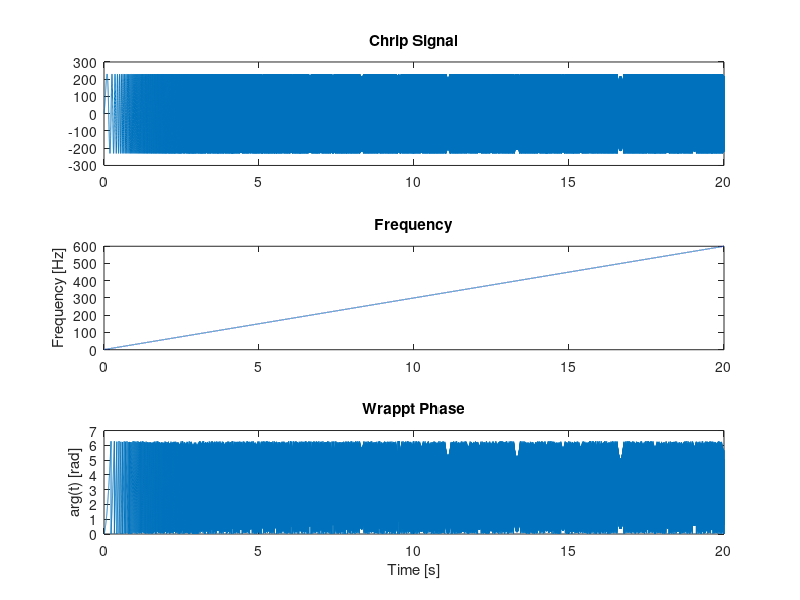
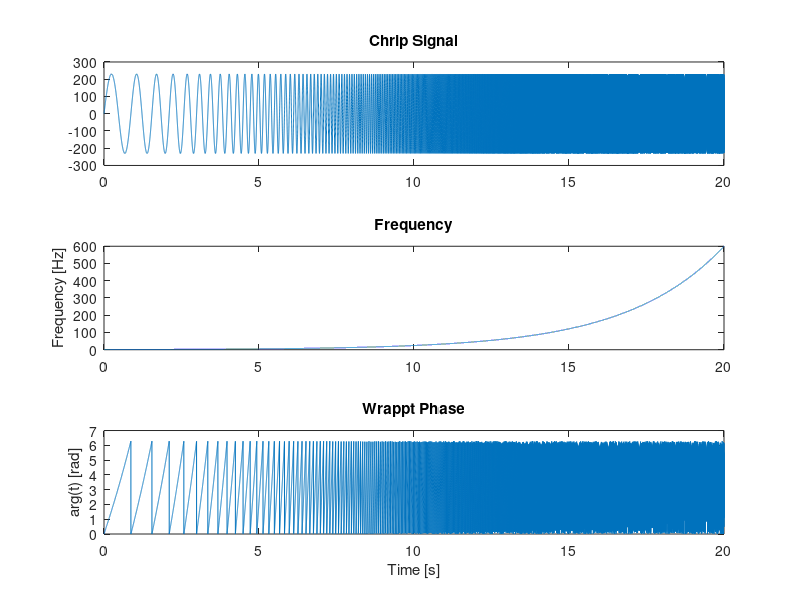
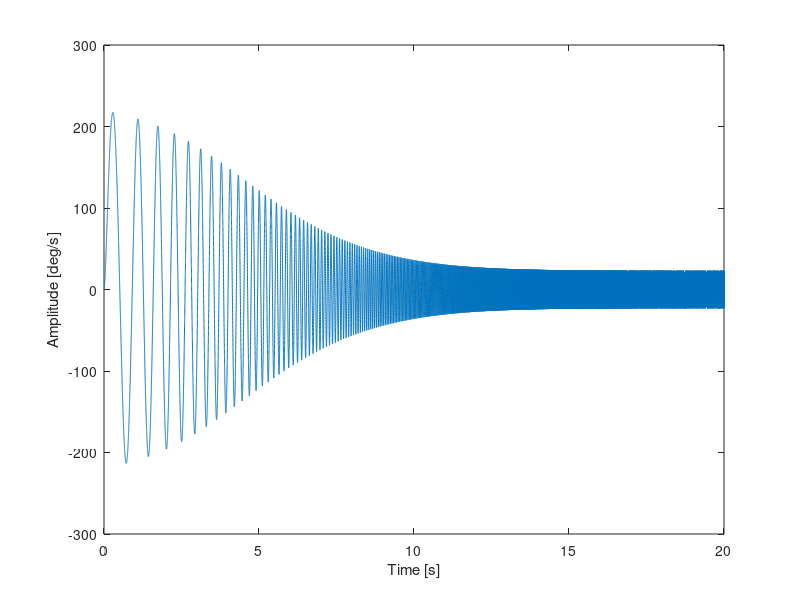

The MATLAB source for these figures, in order: (Note: this script raises an error after producing the figures.)
%% Chirp signal simulation for thesis figures
clear; clc; close all;

%% Parameters
f0 = 1;        % start frequency [Hz]
f1 = 600;      % end frequency [Hz]
T  = 20;       % duration [s]
fs = 2000;     % sampling frequency [Hz]
A = 230;

t = 0:1/fs:T;

%% Linear chirp
k = (f1 - f0)/ T;

fl = f0 + k * t;

argl = 2*pi*(f0*t+0.5*k*t.^2);

x_l = A*sin(argl);

argl_wrapped = mod(argl, 2*pi);

%% Plot linar chirp

figure(1)
subplot(311)
plot(t,x_l);

title('Chrip Signal');

subplot(312)
plot(t, fl);
title('Frequency');
ylabel('Frequency [Hz]')

subplot(313)
plot(t, argl_wrapped);
title('Wrappt Phase');
ylabel('arg(t) [rad]')
xlabel('Time [s]')


%% Exponential chirp (Betaflight style)
fe = f0 * (f1/f0).^(t/T);

arge = (2*pi*T*f0/log(f1/f0)) * ((f1/f0).^(t/T) - 1);

x_e = A*sin(arge);
arge_wrapped = mod(arge, 2*pi);

%% Plot exponential chirp

figure(2)
subplot(311)
plot(t,x_e);

title('Chrip Signal');

subplot(312)
plot(t, fe);
title('Frequency');
ylabel('Frequency [Hz]')

subplot(313)
plot(t, arge_wrapped);
title('Wrappt Phase');
ylabel('arg(t) [rad]')
xlabel('Time [s]')

%% Lag filter (Betaflight style)

wp = 2*pi*3;    % pole frequency [rad/s]
wz = 2*pi*30;   % zero frequency [rad/s]

s = tf('s');

H = (1 + s/wz) / (1 + s/wp);

Hd = c2d(H,1/fs,'tustin');   % discretize filter

%% Implementation of Lag filter on Chirp

x_e_f = lsim(Hd,x_e,t);   % filtered chirp

figure(3)
plot(t, x_e_f)
xlabel('Time [s]');
ylabel('Amplitude [deg/s]');

%% Transferfunction
% Relevant frequencies
 w2 = 13*2*pi();
 w1 = 16*2*pi();
 wt = 60*2*pi();
        
 % Transfer functions estimated
 G1 = 1 / (s/w1);
 G2 = 1 / (1 + (s/w2));
 Gt = exp(-s * (1/wt));     % dead time
 Gges = G1*G2*Gt;          % total transfer function

%% Disturbance

% Ideal output of the system
y_ideal = lsim(Gges, x_e_f, t);

% Disturbance / measurement noise
noise_std = 2;                          
noise = noise_std * randn(size(y_ideal));   % gleiche Größe wie y_ideal

% Measured output
y_meas = y_ideal + noise;

%% Transfer function through spectral quantities + coherence
U = fft(x_e_f);
Y = fft(y_meas);

Suu = U .* conj(U);
Syu = Y .* conj(U);

G_spec = Syu ./ Suu;

N = length(U);
f = (0:N-1)*(fs/N);

idx = 2:floor(N/2);
idx = idx(f(idx) <= 600);

G_spec = frd(G_spec(idx), 2*pi*f(idx));

figure(5)
bode(Gges, G_spec)
grid on
legend('Real Plant', 'Measured')
xlim([1 600])

%% Apply Rotfiltfilt

fc_lp = 2;                  
[b,a] = butter(2, fc_lp/(fs/2));

y = y_meas(:) - mean(y_meas(:));   % Spaltenvektor
p = exp(1i * arge(:));             % Spaltenvektor

yR = y .* p;
yQ = y .* conj(p);

yR = filtfilt(b, a, yR);
yQ = filtfilt(b, a, yQ);

y_filt = real(0.5 * (yR .* conj(p) + yQ .* p));

Y = fft(y_filt);
Syu = Y .* conj(U);

G_filt = Syu ./ Suu;

G_filt = frd(G_filt(idx), 2*pi*f(idx));

figure(6)
bode(Gges, G_filt)
grid on
legend('Real Plant', 'Measured')
xlim([1 600])


%% Welch
u = x_e_f(:) - mean(x_e_f);
y = y_filt(:) - mean(y_filt);

Nseg = 1024;
Noverlap = round(Nseg * 0.9);

step = Nseg - Noverlap;
win = hann(Nseg);
Nfreq = Nseg/2 + 1;

Suu = zeros(Nfreq,1);
Syu = zeros(Nfreq,1);
Syy = zeros(Nfreq,1);
K = 0;

for k = 1:step:(length(u)-Nseg+1)
    idx = k:k+Nseg-1;
    
    U = fft(u(idx).*win);
    Y = fft(y(idx).*win);
    
    U = U(1:Nfreq);
    Y = Y(1:Nfreq);
    
    Suu = Suu + U .* conj(U);
    Syu = Syu + Y .* conj(U);
    Syy = Syy + Y .* conj(Y);
    
    K = K + 1;
end

Suu = Suu / K;
Syu = Syu / K;
Syy = Syy / K;

G_welch = Syu ./ Suu;
Coh_welch = abs(Syu).^2 ./ (Suu .* Syy);
f = (0:Nseg/2)' * fs / Nseg;

idx = f > 0 & f <= 600;

G_welch_frd = frd(G_welch(idx), f(idx), 'Units', 'Hz');

figure(7)
bode(Gges, G_welch_frd)
grid on
legend('Real Plant', 'Welch Estimate')
xlim([1 600])

figure(8)
plot(f(idx), Coh_welch(idx))
grid on
xlabel('Frequency [Hz]')
ylabel('Coherence [-]')
xlim([0 600])
ylim([0 1.05])
